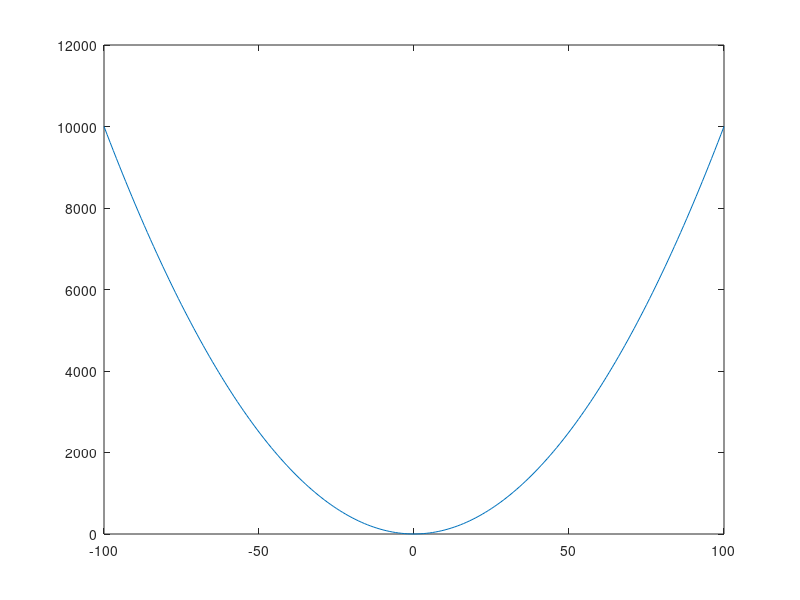

The MATLAB script that drew this image:
% Octave Script
% Title                  :funcion real de variable real
% Description            :Script para recordar funcion real de variable real
% Author                 :Magali Valencia Clemente
% Date                   :20211026
% Version                :1
% Usage                  :C:\Users\magali
%                        :octave>funcion real de variable real

clear
% graficar la siguiente funcion f(x)=1+ x^2

% crear rango de valores
x=-100:1:100;
% calcular los funcion
y=(1)+(x.^2);
% realizar la grafica
plot(x, y)
